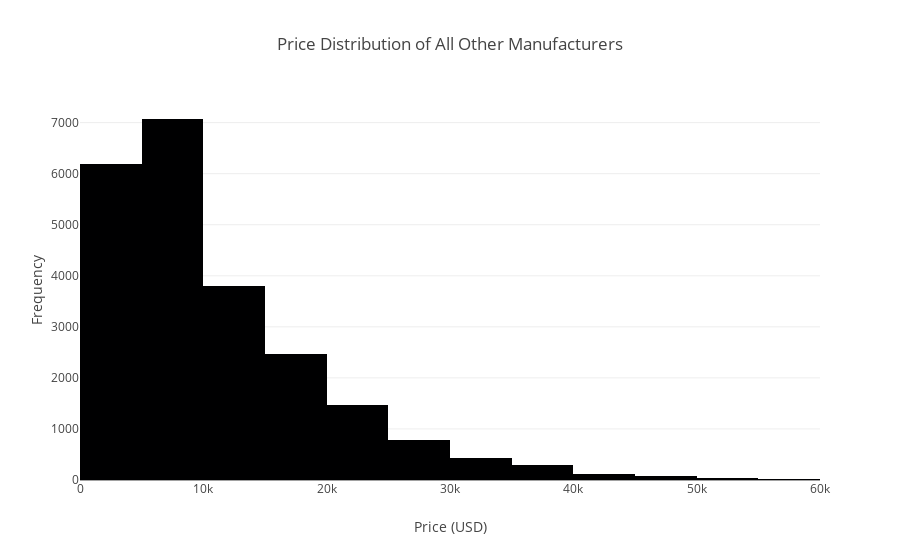

Notebook source saved alongside this figure:
### Code cell
price_other = px.histogram(
                            filtered_not_data,
                            x='price',
                            nbins=100,
                            title='Price Distribution of All Other Manufacturers',
                            labels={
                                'price': 'Price (USD)',
                                'count': 'Frequency'
                            })

price_other.update_xaxes(range=[0, 60000]) # Set x-axis range for clarity
price_other.update_layout(yaxis_title='Frequency')
price_other

### Figure 1 — Plotly figure (JSON) as saved in the notebook; plotly's stock layout.template omitted (floating-point values rounded to 4 significant figures; data arrays with more than 128 entries replaced by an {"elided": "..."} marker saying what was removed)
{"data": [{"bingroup": "x", "hovertemplate": "Price (USD)=%{x}<br>count=%{y}<extra></extra>", "legendgroup": "", "marker": {"color": "#000001", "pattern": {"shape": ""}}, "name": "", "nbinsx": 100, "orientation": "v", "showlegend": false, "type": "histogram", "x": {"elided": "22797 int values"}, "xaxis": "x", "yaxis": "y"}], "layout": {"barmode": "relative", "legend": {"tracegroupgap": 0}, "title": {"text": "Price Distribution of All Other Manufacturers"}, "xaxis": {"anchor": "y", "domain": [0, 1], "range": [0, 60000], "title": {"text": "Price (USD)"}}, "yaxis": {"anchor": "x", "domain": [0, 1], "title": {"text": "Frequency"}}}}
